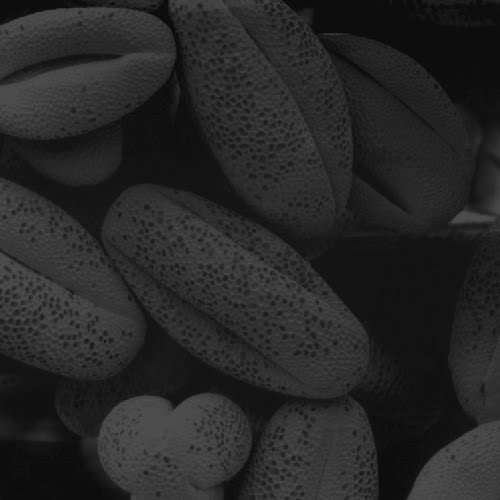
#> input picture images/pollen_dark.jpg, 500 x 500 px
$ python adaptive_histogram_equalization.py
#> lines starting #> are read from the running program, lines starting #| are printed output that depends on the picture
import cv2
import numpy as np
import matplotlib.pyplot as plt

img = cv2.imread('images/pollen_dark.jpg',0) #load rgb image
#> img is the input picture: shape (500, 500); min 7, max 85, mean 38.8

h,w = img.shape
#> h = 500; w = 500

clahe = cv2.createCLAHE(clipLimit=2.0, tileGridSize=(8,8))
imClahe = clahe.apply(img)
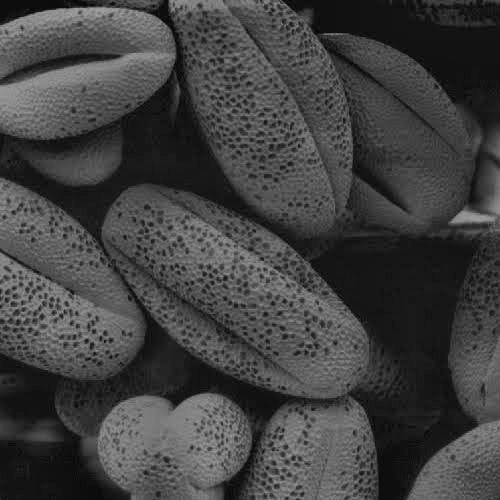
#> imClahe: shape (500, 500); min 5, max 163, mean 65.1

row = 2
col = 2
f = plt.figure()
f.add_subplot(row,col, 1).title.set_text('Dark Image')
plt.gray()
plt.imshow(img)
f.add_subplot(row,col, 2).title.set_text('Histogram')
plt.hist(img.ravel(),256,[0,256])

f.add_subplot(row,col, 3).title.set_text('Histogram Equalized')
plt.gray()
plt.imshow(imClahe)

f.add_subplot(row,col, 4).title.set_text('Histogram')

plt.hist(imClahe.ravel(),256,[0,256])

plt.show(block=True)
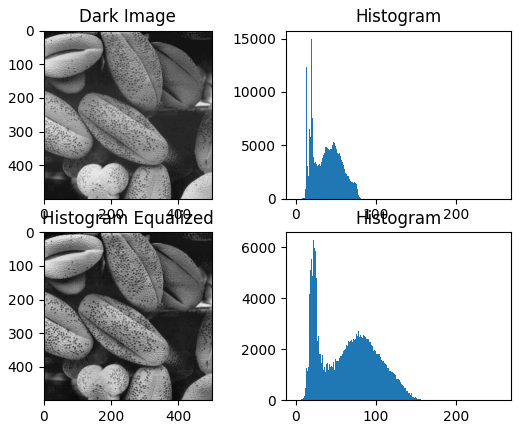
#> figure drawn by matplotlib, 4 panels; panel 2: tallest bar 15004 high, from x = 19 to 20; panel 4: tallest bar 6275 high, from x = 22 to 23

$ run again, with images/clahe_1.jpg copied over images/pollen_dark.jpg
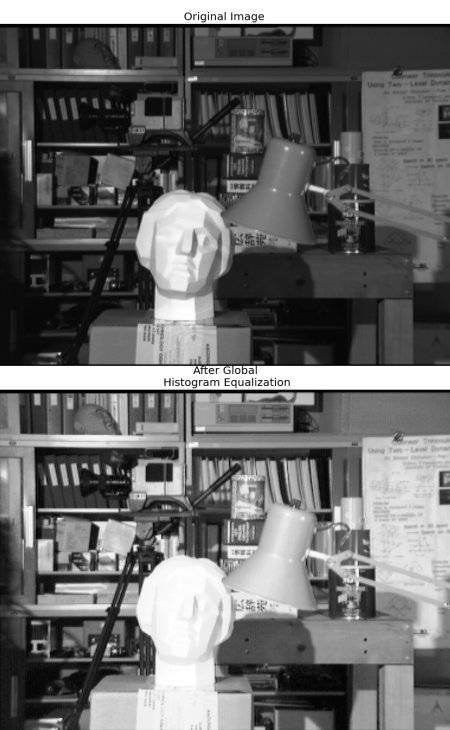
#> input picture images/clahe_1.jpg, 450 x 730 px
#> img is the input picture: shape (730, 450); min 0, max 255, mean 107.8
#> `imClahe = clahe.apply(img)`:
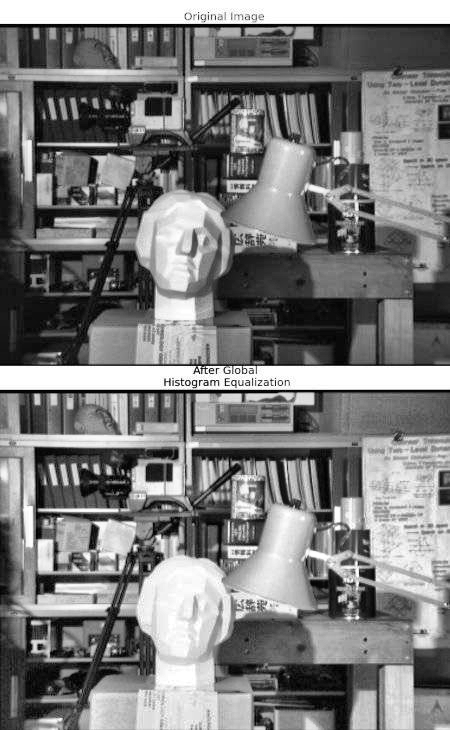
#> imClahe: shape (730, 450); min 0, max 255, mean 124
#> `plt.show(block=True)`:
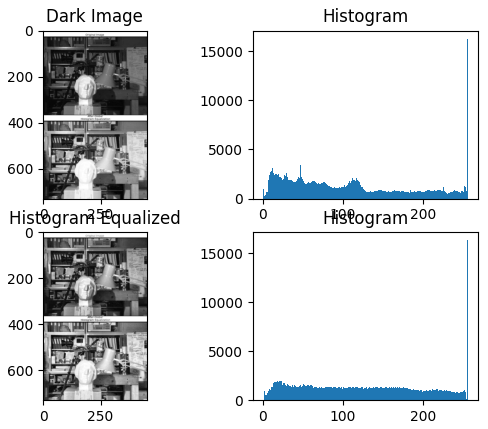
#> figure drawn by matplotlib, 4 panels; panel 2: tallest bar 16291 high, from x = 255 to 256; panel 4: tallest bar 16317 high, from x = 255 to 256
